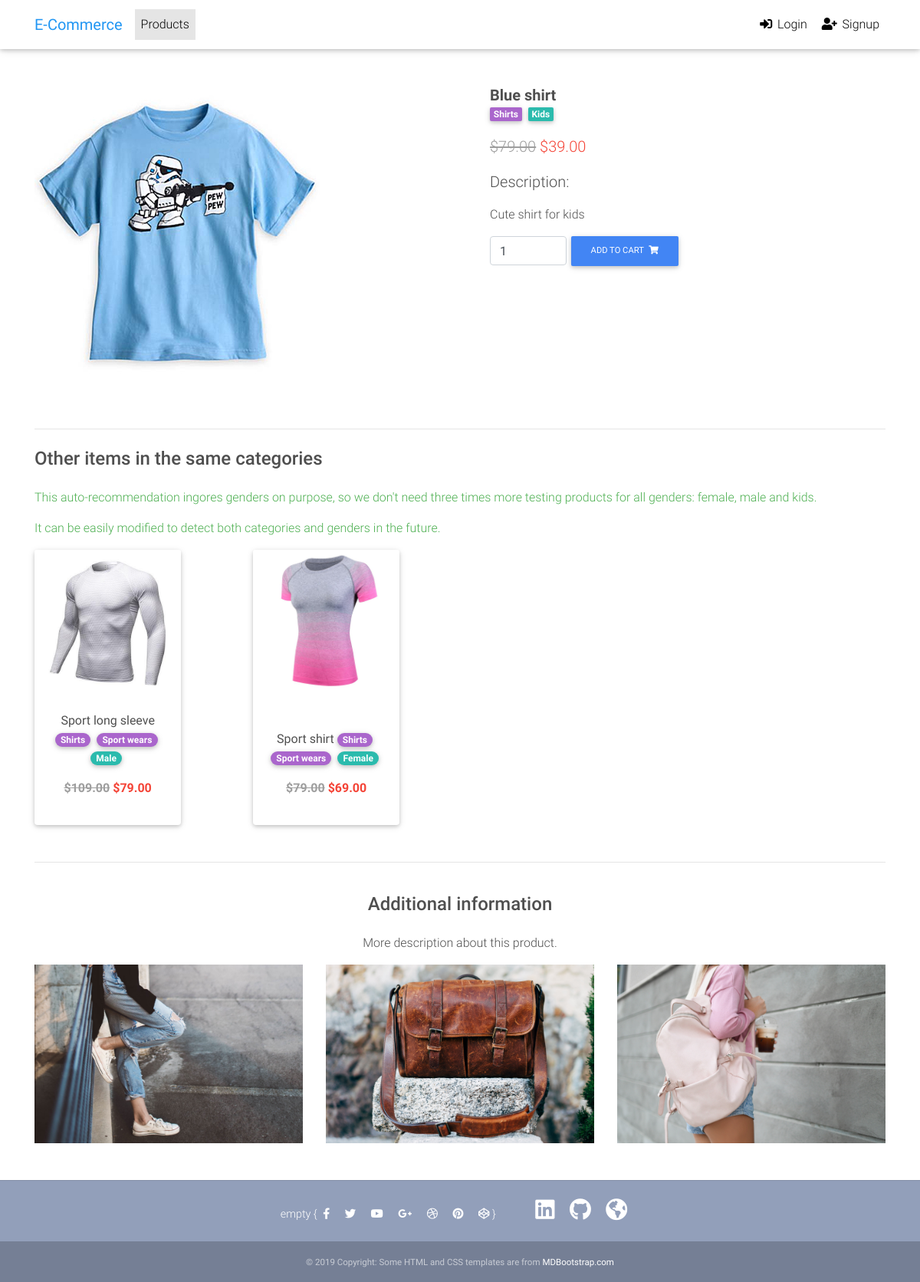
The page /products/001/ on the database its author committed.
### products/models.py (models this page shows, shortened)
class Item(models.Model):
    title = models.CharField(max_length=100)
    price = models.DecimalField(max_digits=100, decimal_places=2)
    discount_price = models.DecimalField(
        blank=True, null=True, max_digits=100, decimal_places=2)
    category = models.ManyToManyField(Category)
    gender = models.ManyToManyField(Gender)
    slug = models.SlugField()
    description = models.TextField()
    photo = models.ImageField(upload_to='products')
    def __str__(self):
        return self.title
    def get_absolute_url(self):
        return reverse('products:item-detail', kwargs={'slug': self.slug})
    def get_add_to_cart_url(self):
        return reverse('products:add-to-cart', kwargs={'slug': self.slug})

class Category(models.Model):
    c_title = models.CharField(max_length=50)
    def __str__(self):
        return self.c_title
    def get_category_view_url(self):
        return reverse("products:category-view", kwargs={'c_title':self.c_title})

class Gender(models.Model):
    g_title = models.CharField(max_length=50)
    def __str__(self):
        return self.g_title
    def get_gender_view_url(self):
        return reverse("products:gender-view", kwargs={'g_title':self.g_title})

### products/views.py (the view)
# urls.py: path('products/<slug>/', ItemDetailView.as_view(), name='item-detail'),
class ItemDetailView(ItemObjectMixin, DetailView):
    def get_context_data(self, **kwargs):
        context = super(ItemDetailView, self).get_context_data(**kwargs)
        queryset = []
        for cat in self.get_object().category.all():
            queryset += Item.objects.filter(
                category__c_title=cat).exclude(
                slug=self.get_object().slug)
        queryset = list(dict.fromkeys(queryset))
        context['object_list'] = queryset
        form = AddToCartForm()
        context['form'] = form
        return context

### products/forms.py
class AddToCartForm(forms.Form):
    quantity = forms.IntegerField(
                validators=[MinValueValidator(1), MaxValueValidator(99)],
                widget=forms.TextInput(
                    attrs={
                        'type':"number",
                        'value':"1",
                        'min':"1",
                        'max':"99",
                        'aria-label':"Search",
                        'class':"form-control",
                        'style':"width: 100px",
                    }
                )
            )

### products/views.py (called while the page is built)
    def get_object(self):
        lookup = self.kwargs.get(self.lookup)
        obj = None
        if lookup is not None:
            obj = get_object_or_404(self.model, slug=lookup)
        return obj

### products/templates/products/item_detail.html (shortened to what this page needs)
{% extends "base.html" %}
{% block content %}
  <main class="mt-0 pt-0">
    <div class="container dark-grey-text mt-3">
      <div class="row wow fadeIn">
        <div class="col-md-6 mb-4">
          <img src="{{ object.photo.url }}" class="img-fluid" alt="">
        </div>
        <div class="col-md-6 mb-4">
          <div class="p-4">
            <h1 class="lead font-weight-bold mb-0">{{ object.title }}</h1>
            <div class="mb-3">
              {% for cat in object.category.all %}
              <a href="{{ cat.get_category_view_url }}">
                  <span class="badge secondary-color mr-1">{{ cat }}</span>
              </a>
              {% endfor %}
                  {% for gender in object.gender.all %}
                  <a href="{{ gender.get_gender_view_url }}">
                      <span class="badge default-color mr-1">{{ gender }}</span>
                  </a>
                  {% endfor %}
            </div>
            <p class="lead">
              {% if object.discount_price %}
                <span class="grey-text">
                  <del>${{ object.price }}</del>
                </span>
                <span class="red-text">${{ object.discount_price }}</span>
              {% else %}
                <span  class="blue-text">${{ object.price }}</span>
              {% endif %}
            </p>
            <p class="lead">Description:</p>
            <p>{{ object.description }}</p>
            <form class="d-flex justify-content-left" method="POST" action="{{ object.get_add_to_cart_url }}">{% csrf_token %}
              <input name="quantity" type="number" value="1" min="1" max="99" aria-label="Search" class="form-control" style="width: 100px">
              <button class="btn btn-primary btn-md my-0 p" type="submit">Add to cart
                <i class="fas fa-shopping-cart ml-1"></i>
              </button>
            </form>
          </div>
        </div>
      </div>
      <hr>
      <section class="mb-4">
        <h5 class="my-4 h4">Other items in the same categories</h5>
        <p class="green-text">
          This auto-recommendation ingores genders on purpose, so we don't need
          three times more testing products for all genders: female, male and kids.
        </p>
        <p class="green-text">
          It can be easily modified to detect both categories and genders in the future.
        </p>
        <div class="row wow fadeIn">
          {% for object in object_list %}
          <div class="col-md-3 mb-4 d-flex align-items-stretch">
            <div class="card w-75">
              <div class="view overlay">
                <img src="{{ object.photo.url }}" class="card-img-top"
                  alt="">
              </div>
              <div class="card-body text-center">
                <p>
                  <a href="{{ object.get_absolute_url }}" class="dark-grey-text">
                    {{ object.title }}
                  </a>
                  {% for cat in object.category.all %}
                  <a href="{{ cat.get_category_view_url }}">
                      <span class="badge badge-pill secondary-color mr-1">{{ cat }}</span>
                  </a>
                  {% endfor %}
                  {% for gender in object.gender.all %}
                  <a href="{{ gender.get_gender_view_url }}">
                      <span class="badge badge-pill default-color mr-1">{{ gender }}</span>
                  </a>
                  {% endfor %}
                </p>
                <p>
                  {% if object.discount_price %}
                    <span class="font-weight-bold grey-text">
                      <del>${{ object.price }}</del>
                    </span>
                    <span class="font-weight-bold red-text">${{ object.discount_price }}</span>
                  {% else %}
                    <span class="font-weight-bold blue-text">${{ object.price }}</span>
                  {% endif %}
                </p>
              </div>
            </div>
          </div>
          {% endfor %}
        </div>
      </section>
      <hr>
      <div class="row d-flex justify-content-center wow fadeIn">
        <div class="col-md-6 text-center">
          <h4 class="my-4 h4">Additional information</h4>
          <p>More description about this product.</p>
        </div>
      </div>
      <div class="row wow fadeIn">
        <div class="col-lg-4 col-md-12 mb-4">
          <img src="{{ MEDIA_URL }}backgrounds/1.jpg" class="img-fluid" alt="">
        </div>
        <div class="col-lg-4 col-md-6 mb-4">
          <img src="{{ MEDIA_URL }}backgrounds/2.jpg" class="img-fluid" alt="">
        </div>
        <div class="col-lg-4 col-md-6 mb-4">
          <img src="{{ MEDIA_URL }}backgrounds/3.jpg" class="img-fluid" alt="">
        </div>
      </div>
    </div>
  </main>
{% endblock content %}

### static_files/css/style.css (style rules this page uses)
html, body, .view { height: 100%; }

### templates/base.html (style rules this page uses)
html, body, header, .carousel { height: 60vh; }

### rows shown on the page
Item: photo (picture), title "Blue shirt", price "79.00", discount_price "39.00", description "Cute shirt for kids"
Category: c_title "Shirts"
Gender: g_title "Kids"
Item: photo (picture), title "Sport long sleeve", price "109.00", discount_price "79.00"
Category: c_title "Sport wears"
Gender: g_title "Male"
Item: photo (picture), title "Sport shirt", price "79.00", discount_price "69.00"
Gender: g_title "Female"
